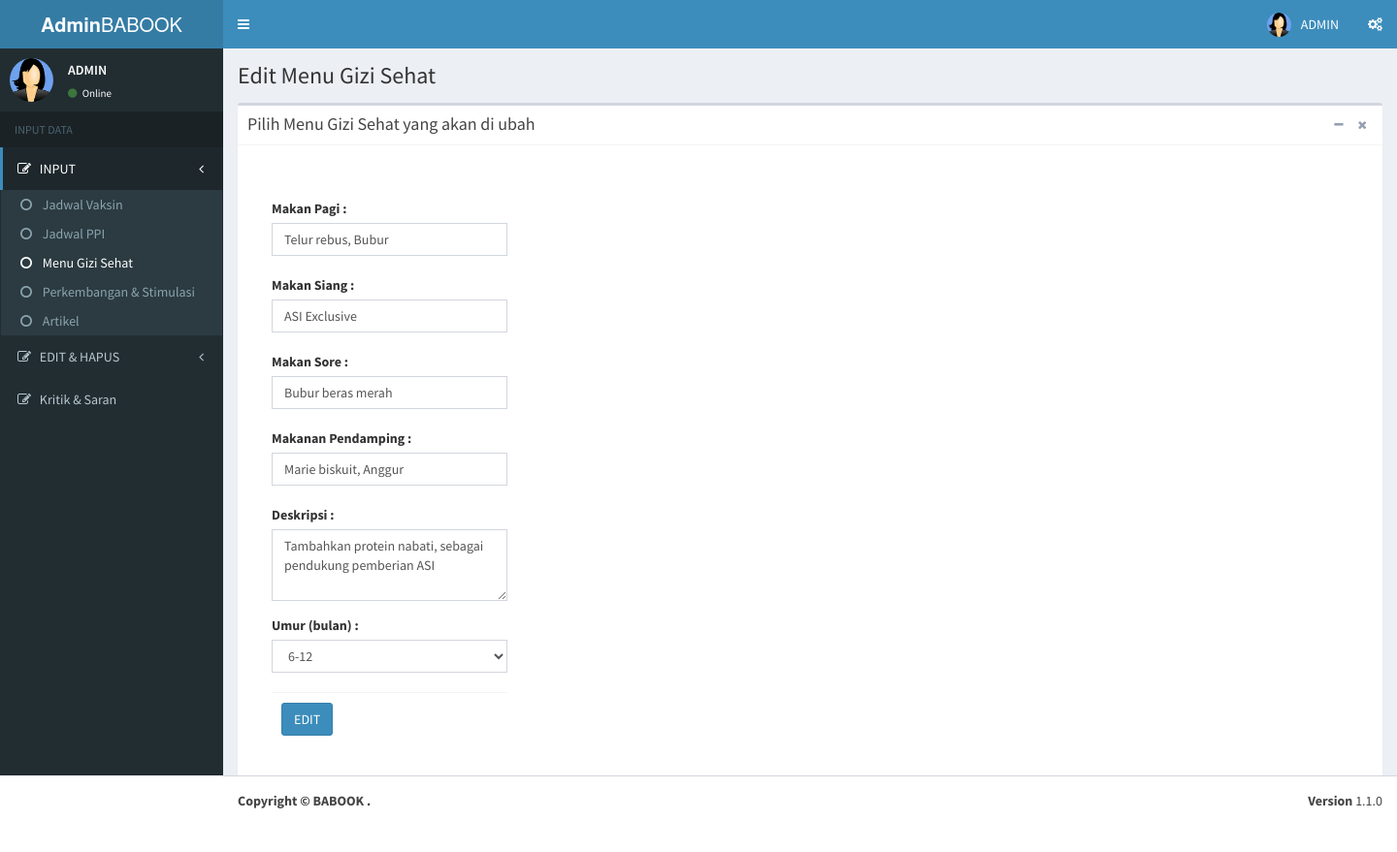
Screenshot of /ci319/assets/adminlte24/pages/forms/updatemenu.php?id_menu=16 (signed in) with the database file from the repository.
### tables this page shows
CREATE TABLE `menu` (
  `id_menu` int(3) NOT NULL,
  `makan_pagi` varchar(75) DEFAULT NULL,
  `makan_siang` varchar(75) DEFAULT NULL,
  `makan_sore` varchar(75) DEFAULT NULL,
  `makanan_pendamping` varchar(75) DEFAULT NULL,
  `deskripsi` text DEFAULT NULL,
  `kelompok_umur` enum('0-6','6-12','Diatas 1 tahun') DEFAULT NULL
);

### ci319/assets/adminlte24/pages/forms/updatemenu.php (the view, shortened to what this page needs)
<!DOCTYPE html>
<html>
<head>
  <link rel="stylesheet" href="../../bower_components/bootstrap/dist/css/bootstrap.min.css">
  <link rel="stylesheet" href="../../bower_components/font-awesome/css/font-awesome.min.css">
  <link rel="stylesheet" href="../../bower_components/Ionicons/css/ionicons.min.css">
  <link rel="stylesheet" href="../../bower_components/bootstrap-daterangepicker/daterangepicker.css">
  <link rel="stylesheet" href="../../bower_components/bootstrap-datepicker/dist/css/bootstrap-datepicker.min.css">
  <link rel="stylesheet" href="../../plugins/iCheck/all.css">
  <link rel="stylesheet" href="../../bower_components/bootstrap-colorpicker/dist/css/bootstrap-colorpicker.min.css">
  <link rel="stylesheet" href="../../plugins/timepicker/bootstrap-timepicker.min.css">
  <link rel="stylesheet" href="../../bower_components/select2/dist/css/select2.min.css">
  <link rel="stylesheet" href="../../dist/css/AdminLTE.min.css">
  <link rel="stylesheet" href="../../dist/css/skins/_all-skins.min.css">
    <link rel="stylesheet" href="../../plugins/pace/pace.min.css">
</head>
<body class="hold-transition skin-blue sidebar-mini">
<div class="wrapper">
  <header class="main-header">
    <a href="welcome.php" class="logo">
      <span class="logo-lg"><b>Admin</b>BABOOK</span>
    </a>
    <nav class="navbar navbar-static-top">
      <a href="#" class="sidebar-toggle" data-toggle="push-menu" role="button">
      </a>
      <div class="navbar-custom-menu">
        <ul class="nav navbar-nav">
          <li class="dropdown user user-menu">
            <a href="#" class="dropdown-toggle" data-toggle="dropdown">
              <img src="../../dist/img/user.jpg" class="user-image" alt="User Image">
              <span class="hidden-xs">ADMIN</span>
            </a>
          </li>
          <li>
            <a href="#" data-toggle="control-sidebar"><i class="fa fa-gears"></i></a>
          </li>
        </ul>
      </div>
    </nav>
  </header>
  <aside class="main-sidebar">
    <section class="sidebar">
      <div class="user-panel">
        <div class="pull-left image">
          <img src="../../dist/img/user.jpg" class="img-circle" alt="User Image">
        </div>
        <div class="pull-left info">
          <p>ADMIN</p>
          <a href="#"><i class="fa fa-circle text-success"></i> Online</a>
        </div>
      </div>
      <ul class="sidebar-menu" data-widget="tree">
        <li class="header">INPUT DATA</li>
        <li class="treeview active">
        <a href="#">
            <i class="fa fa-edit"></i> <span>INPUT</span>
            <span class="pull-right-container">
              <i class="fa fa-angle-left pull-right"></i>
            </span>
          </a>
          <ul class="treeview-menu" style="display:block;">
            <li><a href="jadwalvaksin.php"><i class="fa fa-circle-o"></i> Jadwal Vaksin</a></li>
            <li><a href="jadwalppi.php"><i class="fa fa-circle-o"></i> Jadwal PPI</a></li>
            <li  class="active"><a href="menu.php"><i class="fa fa-circle-o"></i> Menu Gizi Sehat</a></li>
            <li><a href="kpsp.php"><i class="fa fa-circle-o"></i> Perkembangan & Stimulasi</a></li>
            <li><a href="artikel.php"><i class="fa fa-circle-o"></i> Artikel</a></li>
          </ul>
        </li>
        <li class="treeview">
         <a href="#">
            <i class="fa fa-edit"></i> <span>EDIT & HAPUS</span>
            <span class="pull-right-container">
              <i class="fa fa-angle-left pull-right"></i>
            </span>
          </a>
        </li>
             <li class="treeview">
         <a href="#">
            <i class="fa fa-edit"></i> <span>Kritik & Saran</span>
          </a>
    </li>
    </section>
  </aside>
  <div class="content-wrapper">
    <section class="content-header">
      <h1>
        Edit Menu Gizi Sehat
      </h1>
    </section>
<section class="content">
  <div class="box box-default">
    <div class="box-header with-border">
      <h3 class="box-title">Pilih Menu Gizi Sehat yang akan di ubah</h3>
      <div class="box-tools pull-right">
        <button type="button" class="btn btn-box-tool" data-widget="collapse"><i class="fa fa-minus"></i></button>
        <button type="button" class="btn btn-box-tool" data-widget="remove"><i class="fa fa-remove"></i></button>
      </div>
    </div>
      <div>
          <?php
      global $mysqli;
    $id_menu = $_GET['id_menu'];
   $menu    = array('0-6','6-12','Diatas 1 tahun');
    $que = mysqli_query($mysqli,"SELECT * FROM menu where id_menu ='$id_menu' ");
    while ($res=mysqli_fetch_array($que)) { ?>
        <div class="box-body">
          <div class="row">
            <div class="col-md-6">
              <div class="form-group">
                <div class="box-body">
                      <div class="col-md-6">
                        <form action="fungsiupdatemenu.php" method="post">
                          <br>
                          <label>Makan Pagi :</label><br>
                          <input class="form-control" name="makan_pagi" type="text" placeholder="Makan Pagi" value="<?php echo $res['makan_pagi']; ?>"> <br>
                          <label>Makan Siang :</label> <br>
                          <input class="form-control" name="makan_siang" type="text" placeholder="Makan Siang" value="<?php echo $res['makan_siang']; ?>"> <br>
                          <label>Makan Sore :</label> <br>
                          <input class="form-control" name="makan_sore" type="text" placeholder="Makan Sore" value="<?php echo $res['makan_sore']; ?>"> <br>
                          <label>Makanan Pendamping :</label> <br>
                          <input class="form-control" name="makanan_pendamping" type="text" placeholder="Makanan Pendamping" value="<?php echo $res['makanan_pendamping']; ?>"> <br>
                          <div class="form-group">
                          <label>Deskripsi :</label>
                           <textarea class="form-control" name="deskripsi" rows="3" placeholder="Deskripsi Menu"><?php echo $res['deskripsi']; ?></textarea>
                          </div>
                        <div class="form-group">
                          <label>Umur (bulan) :</label>
                          <select name="kelompok_umur" class="form-control select2" style="width: 100%;">
                           <?php
                            foreach ($menu as $j){
                                echo "<option value='$j' ";
                                echo $res['kelompok_umur']==$j?'selected="selected"':'';
                                echo ">$j</option>";
                            }
                            ?>
                          </select>
                          <br>
              <div class="box-footer">
                <button type="submit" value="simpan" class="btn btn-primary">EDIT</button>
              </div>
              </form>
                        </div>
                        <?php }  ?>
            </div>
            <div class="col-md-6">
            </div>
          </div>
        </div>
      </div>
    </div>
  </div>
  </div>
    </div>
</div></div></div>
  <footer class="main-footer">
    <div class="pull-right hidden-xs">
      <b>Version</b> 1.1.0
    </div>
    <strong>Copyright &copy; BABOOK <a href="https://adminlte.io"></a>.</strong>
  </footer>
</body>
</html>

### rows the page displays
menu: makan_pagi "Telur rebus, Bubur", makan_siang "ASI Exclusive", makan_sore "Bubur beras merah", makanan_pendamping "Marie biskuit, Anggur", deskripsi "Tambahkan protein nabati, sebagai pendukung pemberian ASI", kelompok_umur "6-12"
